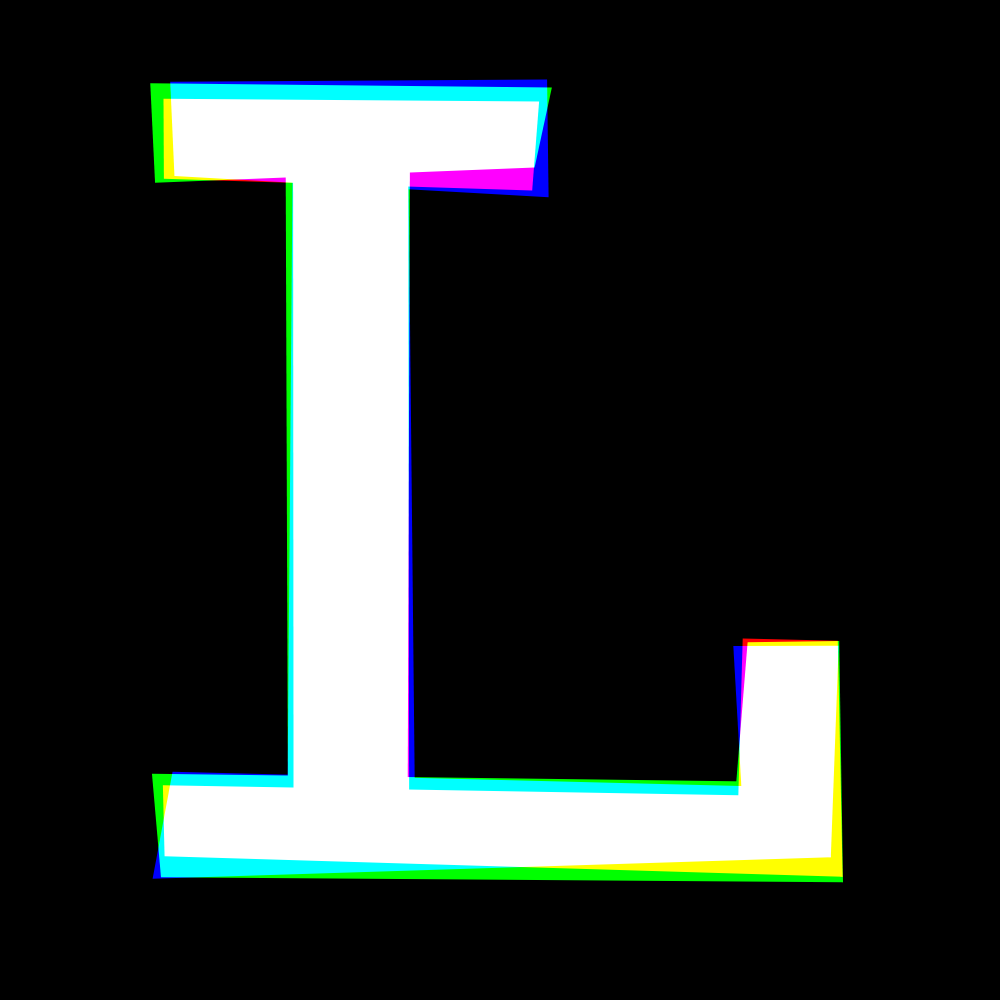
Frame 1 (no input)
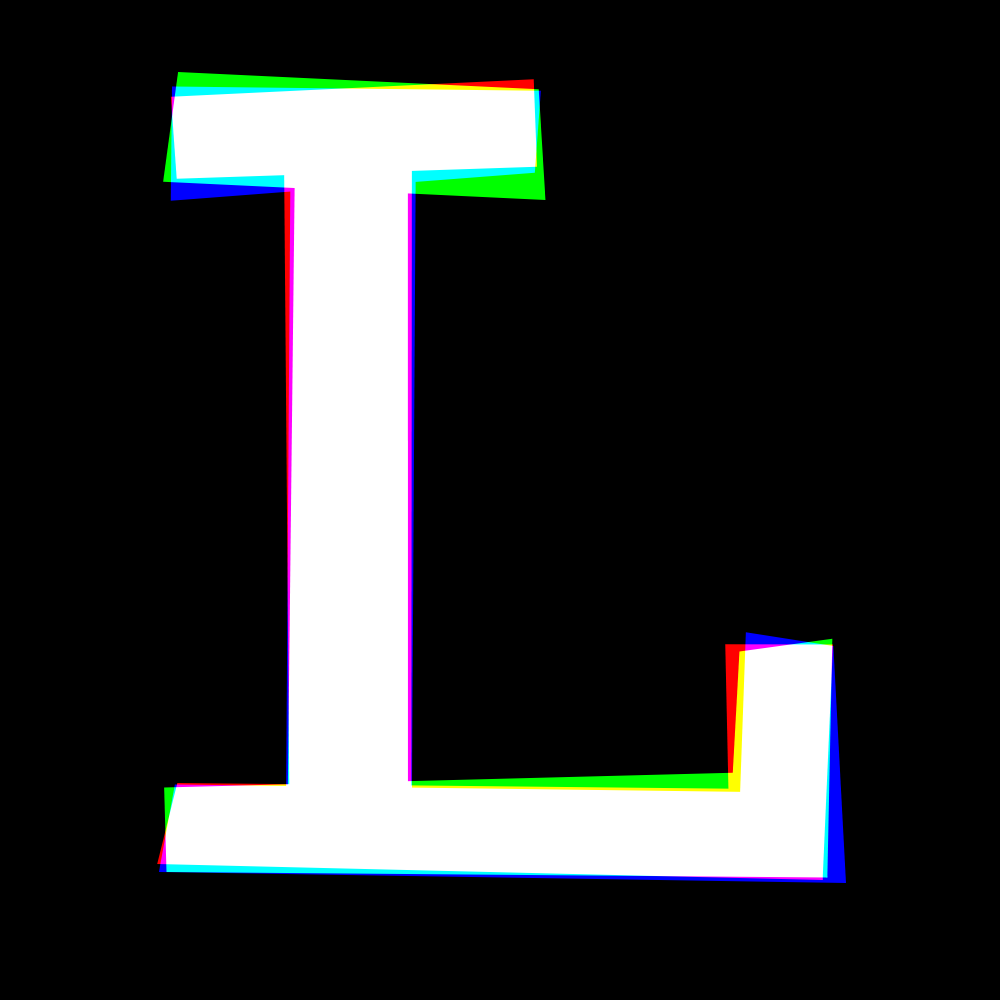
Frame 60 (no input)
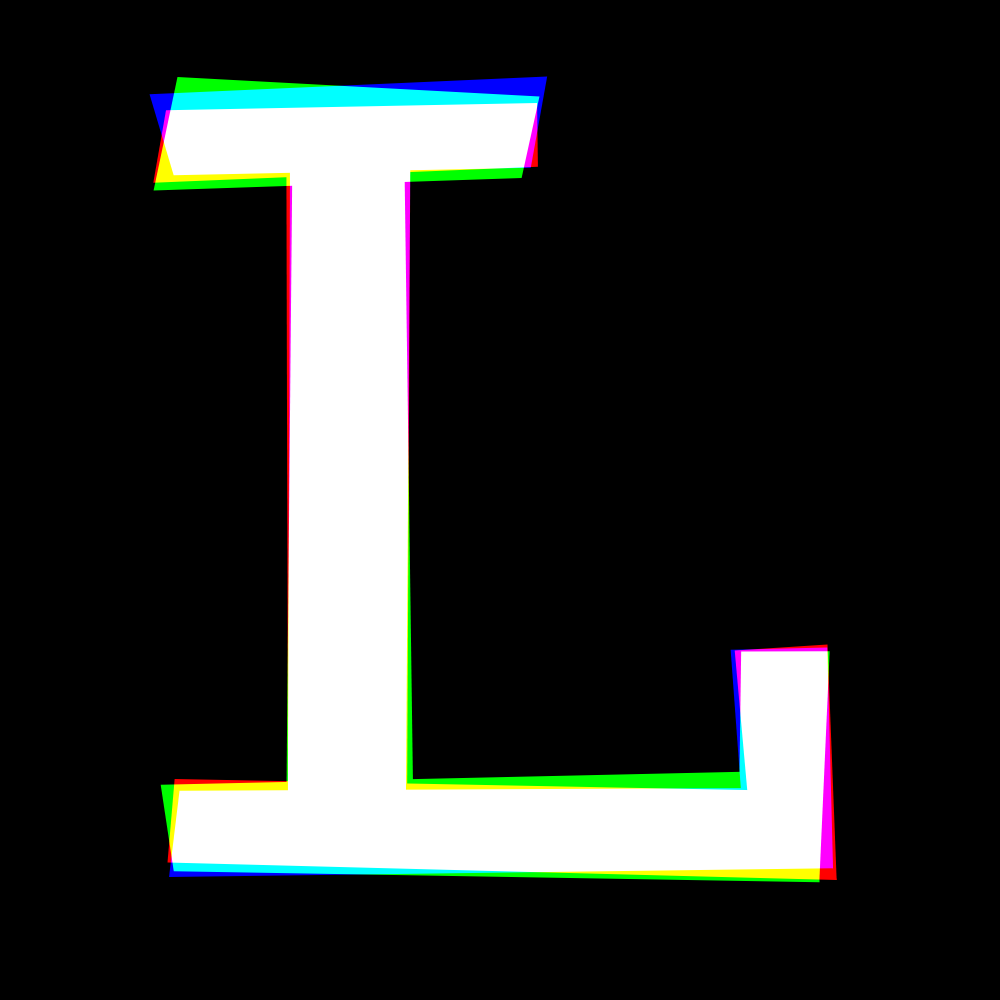
Frame 120 (the mouse pressed at the canvas centre since frame 60)

The p5.js sketch that drew these frames (run headless with seeded random() and noise() and a simulated clock; from frame 60 on, the mouse is pressed at the canvas centre):

// p5.js sketch
// ── sketch.js
var f = 0;
var off = 100; off2 = 200;

function setup() {
  createCanvas(1000, 1000);
  blendMode(SCREEN);
}

function draw() { 
  frameRate(24);
  clear();
  background(0);
  f+=0.1;
  noStroke();
  L(255, 0, 0, 0);
  L(0, 255, 0, 110);
  L(0, 0, 255, 220);
}

function L(r, g, b, off) {
  fill(r, g, b);
  quad(190-(noise(f+off+10)*50), 115-(noise(f+off+20)*50), 515+(noise(f+off+30)*50), 115-(noise(f+off+40)*50),
  515+(noise(f+off+50)*50), 160+(noise(f+off+60)*50), 190-(noise(f+off+70)*50), 160+(noise(f+off+80)*50));
  quad(301-(noise(f+off+12.5)*25), 115, 398+(noise(f+off+22.5)*25), 115, 398+(noise(f+off+32.5)*25), 850, 301-(noise(f+off+42.5)*25), 850);
  quad(190-(noise(f+off+15)*50), 805-(noise(f+off+25)*50), 810, 805-(noise(f+off+45)*50),
  810+(noise(f+off+55)*50), 850+(noise(f+off+65)*50), 190-(noise(f+off+75)*50), 850+(noise(f+off+85)*50));
  quad(765-(noise(f+off+17.5)*50), 670-(noise(f+off+27.5)*50), 810+(noise(f+off+37.5)*50), 670-(noise(f+off+47.5)*50),
  810+(noise(f+off+55)*50), 850+(noise(f+off+65)*50), 765-(noise(f+off+77.5)*50), 850);
}
// ── site.html
<!DOCTYPE html>
<html lang="en">
<head>
    <meta charset="UTF-8">
    <meta http-equiv="X-UA-Compatible" content="IE=edge">
    <meta name="viewport" content="width=device-width, initial-scale=1.0">
    <title>Document</title>
</head>
<body>
    
    <script src="https://cdnjs.cloudflare.com/ajax/libs/p5.js/1.6.0/p5.min.js" integrity="sha512-3RlxD1bW34eFKPwj9gUXEWtdSMC59QqIqHnD8O/NoTwSJhgxRizdcFVQhUMFyTp5RwLTDL0Lbcqtl8b7bFAzog==" crossorigin="anonymous" referrerpolicy="no-referrer"></script>
    <script src="sketch.js"></script>
</body>
</html>
